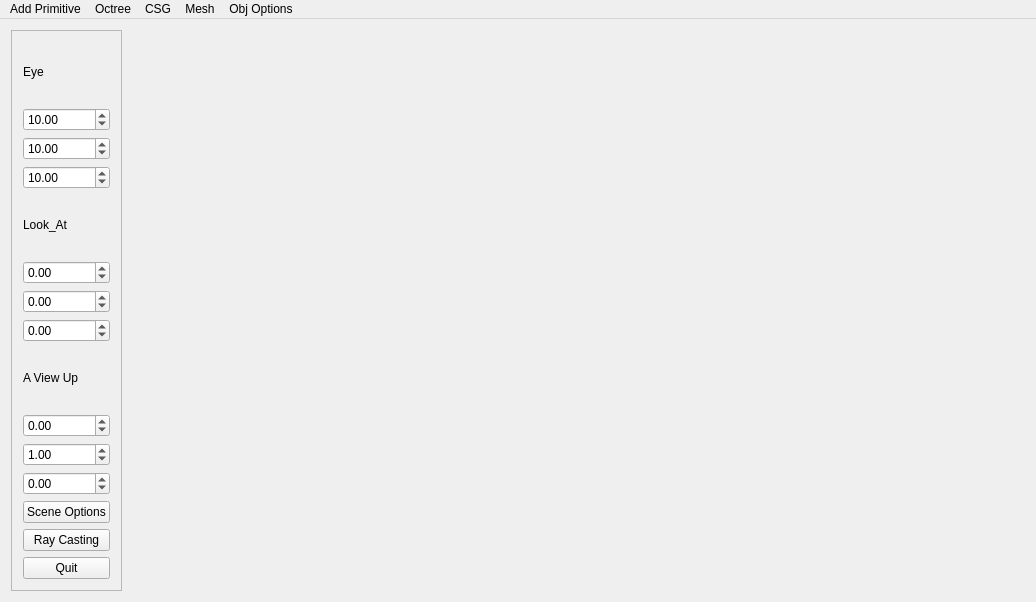
<?xml version="1.0" encoding="UTF-8"?>
<ui version="4.0">
 <class>MainWindow</class>
 <widget class="QMainWindow" name="MainWindow">
  <property name="geometry">
   <rect>
    <x>0</x>
    <y>0</y>
    <width>1036</width>
    <height>602</height>
   </rect>
  </property>
  <property name="minimumSize">
   <size>
    <width>800</width>
    <height>600</height>
   </size>
  </property>
  <property name="windowTitle">
   <string>Lizard Modeling - Alexandre RC Ramos - CRAB - MDCC UFC</string>
  </property>
  <widget class="QWidget" name="centralWidget">
   <layout class="QHBoxLayout" name="horizontalLayout">
    <item>
     <widget class="QFrame" name="frame">
      <property name="frameShape">
       <enum>QFrame::StyledPanel</enum>
      </property>
      <property name="frameShadow">
       <enum>QFrame::Raised</enum>
      </property>
      <layout class="QVBoxLayout" name="verticalLayout_2">
       <item>
        <widget class="QLabel" name="label_42">
         <property name="text">
          <string>Eye</string>
         </property>
        </widget>
       </item>
       <item>
        <widget class="QDoubleSpinBox" name="Eye_x_2">
         <property name="minimum">
          <double>-9990.000000000000000</double>
         </property>
         <property name="maximum">
          <double>9999.989999999999782</double>
         </property>
         <property name="value">
          <double>10.000000000000000</double>
         </property>
        </widget>
       </item>
       <item>
        <widget class="QDoubleSpinBox" name="Eye_y_2">
         <property name="minimum">
          <double>-9990.000000000000000</double>
         </property>
         <property name="maximum">
          <double>9999.989999999999782</double>
         </property>
         <property name="value">
          <double>10.000000000000000</double>
         </property>
        </widget>
       </item>
       <item>
        <widget class="QDoubleSpinBox" name="Eye_z_2">
         <property name="minimum">
          <double>-9990.000000000000000</double>
         </property>
         <property name="maximum">
          <double>9999.989999999999782</double>
         </property>
         <property name="value">
          <double>10.000000000000000</double>
         </property>
        </widget>
       </item>
       <item>
        <widget class="QLabel" name="label_44">
         <property name="text">
          <string>Look_At</string>
         </property>
        </widget>
       </item>
       <item>
        <widget class="QDoubleSpinBox" name="La_x_2">
         <property name="minimum">
          <double>-9990.000000000000000</double>
         </property>
         <property name="maximum">
          <double>9999.989999999999782</double>
         </property>
         <property name="value">
          <double>0.000000000000000</double>
         </property>
        </widget>
       </item>
       <item>
        <widget class="QDoubleSpinBox" name="La_y_2">
         <property name="minimum">
          <double>-9990.000000000000000</double>
         </property>
         <property name="maximum">
          <double>99999.990000000005239</double>
         </property>
         <property name="value">
          <double>0.000000000000000</double>
         </property>
        </widget>
       </item>
       <item>
        <widget class="QDoubleSpinBox" name="La_z_2">
         <property name="minimum">
          <double>-9990.000000000000000</double>
         </property>
         <property name="maximum">
          <double>9999.989999999999782</double>
         </property>
         <property name="singleStep">
          <double>1.000000000000000</double>
         </property>
         <property name="value">
          <double>0.000000000000000</double>
         </property>
        </widget>
       </item>
       <item>
        <widget class="QLabel" name="label_40">
         <property name="text">
          <string>A View Up</string>
         </property>
        </widget>
       </item>
       <item>
        <widget class="QDoubleSpinBox" name="Av_x_2">
         <property name="minimum">
          <double>-9990.000000000000000</double>
         </property>
         <property name="maximum">
          <double>9999.989999999999782</double>
         </property>
         <property name="value">
          <double>0.000000000000000</double>
         </property>
        </widget>
       </item>
       <item>
        <widget class="QDoubleSpinBox" name="Av_y_2">
         <property name="minimum">
          <double>-9990.000000000000000</double>
         </property>
         <property name="maximum">
          <double>9999.989999999999782</double>
         </property>
         <property name="value">
          <double>1.000000000000000</double>
         </property>
        </widget>
       </item>
       <item>
        <widget class="QDoubleSpinBox" name="Av_z_2">
         <property name="minimum">
          <double>-9990.000000000000000</double>
         </property>
         <property name="maximum">
          <double>9999.989999999999782</double>
         </property>
         <property name="value">
          <double>0.000000000000000</double>
         </property>
        </widget>
       </item>
       <item>
        <widget class="QPushButton" name="pushButtonSceneOptions">
         <property name="text">
          <string>Scene Options</string>
         </property>
        </widget>
       </item>
       <item>
        <widget class="QPushButton" name="pushButton_2">
         <property name="text">
          <string>Ray Casting</string>
         </property>
        </widget>
       </item>
       <item>
        <widget class="QPushButton" name="pushButton">
         <property name="text">
          <string>Quit</string>
         </property>
        </widget>
       </item>
      </layout>
     </widget>
    </item>
    <item>
     <widget class="GLWidget" name="GLwidget" native="true">
      <property name="enabled">
       <bool>true</bool>
      </property>
      <property name="sizePolicy">
       <sizepolicy hsizetype="Expanding" vsizetype="Expanding">
        <horstretch>0</horstretch>
        <verstretch>0</verstretch>
       </sizepolicy>
      </property>
     </widget>
    </item>
   </layout>
  </widget>
  <widget class="QMenuBar" name="menuBar">
   <property name="geometry">
    <rect>
     <x>0</x>
     <y>0</y>
     <width>1036</width>
     <height>22</height>
    </rect>
   </property>
   <widget class="QMenu" name="menuAdd">
    <property name="title">
     <string>Add Primitive</string>
    </property>
    <addaction name="action_addBox"/>
    <addaction name="action_addCone"/>
    <addaction name="action_addCube"/>
    <addaction name="action_addCylinder"/>
    <addaction name="action_addSphere"/>
   </widget>
   <widget class="QMenu" name="menuTransform">
    <property name="title">
     <string>Obj Options</string>
    </property>
    <addaction name="action_removeObj"/>
    <addaction name="action_transformObj"/>
   </widget>
   <widget class="QMenu" name="menuOctree">
    <property name="title">
     <string>Octree</string>
    </property>
    <addaction name="action_generateOctree"/>
    <addaction name="action_OctreeViewOptions"/>
   </widget>
   <widget class="QMenu" name="menuMesh">
    <property name="title">
     <string>Mesh</string>
    </property>
    <addaction name="action_importMesh"/>
   </widget>
   <widget class="QMenu" name="menuCSG">
    <property name="title">
     <string>CSG</string>
    </property>
    <addaction name="action_createCSG"/>
    <addaction name="action_primitiveCSG"/>
    <addaction name="action_viewCSG"/>
    <addaction name="separator"/>
    <addaction name="action_loadLizard"/>
    <addaction name="action_loadClassic"/>
    <addaction name="action_loadExpB"/>
   </widget>
   <addaction name="menuAdd"/>
   <addaction name="menuOctree"/>
   <addaction name="menuCSG"/>
   <addaction name="menuMesh"/>
   <addaction name="menuTransform"/>
  </widget>
  <action name="action_Cube">
   <property name="text">
    <string>Cubo</string>
   </property>
  </action>
  <action name="action_Cube_2">
   <property name="text">
    <string>Esfera</string>
   </property>
  </action>
  <action name="actionCilindro">
   <property name="text">
    <string>Cilindro</string>
   </property>
  </action>
  <action name="actionCone">
   <property name="text">
    <string>Cone</string>
   </property>
  </action>
  <action name="action_addCube">
   <property name="text">
    <string>Cube</string>
   </property>
  </action>
  <action name="action_removeObj">
   <property name="text">
    <string>Remove</string>
   </property>
  </action>
  <action name="actionSet_Values">
   <property name="text">
    <string>Set Values</string>
   </property>
  </action>
  <action name="action_transformObj">
   <property name="text">
    <string>Transform</string>
   </property>
  </action>
  <action name="action_addSphere">
   <property name="text">
    <string>Sphere</string>
   </property>
  </action>
  <action name="action_addCone">
   <property name="text">
    <string>Cone</string>
   </property>
  </action>
  <action name="action_addCylinder">
   <property name="text">
    <string>Cylinder</string>
   </property>
  </action>
  <action name="action_addBox">
   <property name="text">
    <string>Box</string>
   </property>
  </action>
  <action name="action_generateOctree">
   <property name="text">
    <string>Create</string>
   </property>
  </action>
  <action name="actionImport">
   <property name="text">
    <string>Import</string>
   </property>
  </action>
  <action name="actionExport">
   <property name="text">
    <string>Export</string>
   </property>
  </action>
  <action name="action_OctreeViewOptions">
   <property name="text">
    <string>View Options</string>
   </property>
  </action>
  <action name="action_importMesh">
   <property name="text">
    <string>Import Mesh</string>
   </property>
  </action>
  <action name="actionComing_Soon">
   <property name="text">
    <string>Coming Soon</string>
   </property>
  </action>
  <action name="actionComing_Soon_2">
   <property name="text">
    <string>Coming Soon</string>
   </property>
  </action>
  <action name="actionView_Options">
   <property name="text">
    <string>View Options</string>
   </property>
  </action>
  <action name="actionClean_Scene">
   <property name="text">
    <string>Clean Scene</string>
   </property>
  </action>
  <action name="actionScene_Info">
   <property name="text">
    <string>Scene Info</string>
   </property>
  </action>
  <action name="action_exportMesh">
   <property name="text">
    <string>Export</string>
   </property>
  </action>
  <action name="actionInformations">
   <property name="text">
    <string>Informations</string>
   </property>
  </action>
  <action name="action_createCSG">
   <property name="text">
    <string>Create CSG</string>
   </property>
  </action>
  <action name="action_primitiveCSG">
   <property name="text">
    <string>Add Primitive</string>
   </property>
  </action>
  <action name="action_viewCSG">
   <property name="text">
    <string>CSG View</string>
   </property>
  </action>
  <action name="action_loadLizard">
   <property name="text">
    <string>Load Lizard</string>
   </property>
  </action>
  <action name="action_loadClassic">
   <property name="text">
    <string>Load Classic</string>
   </property>
  </action>
  <action name="action_loadExpB">
   <property name="text">
    <string>Load Exp. &quot;Bento&quot;</string>
   </property>
  </action>
 </widget>
 <layoutdefault spacing="6" margin="11"/>
 <customwidgets>
  <customwidget>
   <class>GLWidget</class>
   <extends>QWidget</extends>
   <header>glwidget.h</header>
   <container>1</container>
   <slots>
    <slot>do_save()</slot>
    <slot>do_load()</slot>
   </slots>
  </customwidget>
 </customwidgets>
 <resources/>
 <connections>
  <connection>
   <sender>pushButton</sender>
   <signal>released()</signal>
   <receiver>MainWindow</receiver>
   <slot>close()</slot>
   <hints>
    <hint type="sourcelabel">
     <x>67</x>
     <y>111</y>
    </hint>
    <hint type="destinationlabel">
     <x>49</x>
     <y>327</y>
    </hint>
   </hints>
  </connection>
 </connections>
</ui>
